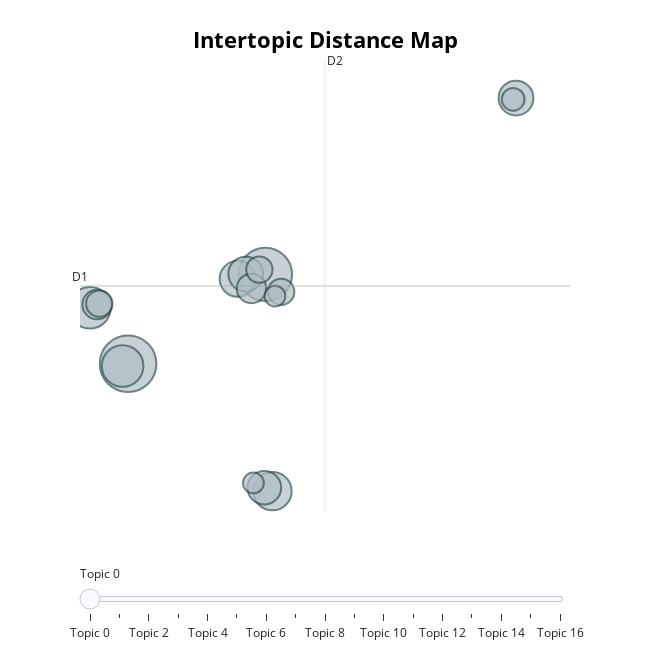

Notebook code for this chart:
### Code cell
model.visualize_topics()

### Figure 1 — Plotly figure (JSON) as saved in the notebook; plotly's stock layout.template omitted (floating-point values rounded to 4 significant figures)
{"data": [{"customdata": [[0, "european parliament resolution | law in malta | european parliament | parliament resolution of | parliament resolution", 37], [1, "commissioner for standards | standards in public | public life act | the standards in | the commissioner for", 33], [2, "reforms the venice | the venice commission | venice commission overall | venice commission | venice commission is", 20], [3, "corruption patterns | corruption allegations | tackle corruption | deep corruption | corruption cases", 20], [4, "judicial appointments | the judicial appointments | judicial appointments committee | appointments committee | the chief justice", 17], [5, "political parties | of political parties | parties given the | parties given | labour party", 15], [6, "of constitutional reforms | constitutional reforms | 2020 parliament adopted | adopted by parliament | parliament adopted", 14], [7, "separate prosecution service | fully separate prosecution | the prosecution service | prosecution service | prosecution service is", 14], [8, "judiciary | the constitutional court | constitutional court | the judiciary | courts", 13], [9, "media freedom | and media freedom | media freedom 2020 | freedom of expression | provides for freedom", 10], [10, "caruana galizia murder | journalist daphne caruana | galizia murder | minister against caruana | investigative journalist daphne", 10], [11, "office of president | is elected | is elected by | majority in parliament | parliamentary majority", 8], [12, "prime minister muscat | minister muscat | 2019 muscat | muscat | parliament told european", 8], [13, "of the ombudsman | the ombudsman | the ombudsman has | ombudsman shall | ombudsman may refer", 8], [14, "including economic crime | economic crime | the economic crime | investigation and prosecution | of corruption offences", 6], [15, "perceived judicial independence | judicial independence is | judicial independence | independent judicial independence | generally independent judicial", 5], [16, "civil society organisations | civil society | of civil society | participation of civil | society organisations are", 5]], "hovertemplate": "<b>Topic %{customdata[0]}</b><br>%{customdata[1]}<br>Size: %{customdata[2]}", "legendgroup": "", "marker": {"color": "#B0BEC5", "line": {"color": "DarkSlateGrey", "width": 2}, "size": [37, 33, 20, 20, 17, 15, 14, 14, 13, 10, 10, 8, 8, 8, 6, 5, 5], "sizemode": "area", "sizeref": 0.02312, "symbol": "circle"}, "mode": "markers", "name": "", "orientation": "v", "showlegend": false, "type": "scatter", "x": [-0.9149, 3.549, -1.092, -2.155, 3.782, 2.65, 2.912, 11.7, 3.517, 3.099, -1.923, 4.064, -1.851, 3.355, 11.61, 3.162, 3.863], "xaxis": "x", "y": [-0.8822, 5.892, -1.059, 3.36, -10.55, 5.558, 5.916, 19.27, -10.29, 4.826, 3.603, 4.572, 3.673, 6.256, 19.18, -9.933, 4.25], "yaxis": "y"}], "layout": {"annotations": [{"showarrow": false, "text": "D1", "x": -2.478, "y": 5.013, "yshift": 10}, {"showarrow": false, "text": "D2", "x": 5.49, "xshift": 10, "y": 22.16}], "height": 650, "hoverlabel": {"bgcolor": "white", "font": {"family": "Rockwell", "size": 16}}, "legend": {"itemsizing": "constant", "tracegroupgap": 0}, "margin": {"t": 60}, "shapes": [{"line": {"color": "#CFD8DC", "width": 2}, "type": "line", "x0": 5.49, "x1": 5.49, "y0": -12.14, "y1": 22.16}, {"line": {"color": "#9E9E9E", "width": 2}, "type": "line", "x0": -2.478, "x1": 13.46, "y0": 5.013, "y1": 5.013}], "sliders": [{"active": 0, "pad": {"t": 50}, "steps": [{"args": [{"marker.color": [["red", "#B0BEC5", "#B0BEC5", "#B0BEC5", "#B0BEC5", "#B0BEC5", "#B0BEC5", "#B0BEC5", "#B0BEC5", "#B0BEC5", "#B0BEC5", "#B0BEC5", "#B0BEC5", "#B0BEC5", "#B0BEC5", "#B0BEC5", "#B0BEC5"]]}], "label": "Topic 0", "method": "update"}, {"args": [{"marker.color": [["#B0BEC5", "red", "#B0BEC5", "#B0BEC5", "#B0BEC5", "#B0BEC5", "#B0BEC5", "#B0BEC5", "#B0BEC5", "#B0BEC5", "#B0BEC5", "#B0BEC5", "#B0BEC5", "#B0BEC5", "#B0BEC5", "#B0BEC5", "#B0BEC5"]]}], "label": "Topic 1", "method": "update"}, {"args": [{"marker.color": [["#B0BEC5", "#B0BEC5", "red", "#B0BEC5", "#B0BEC5", "#B0BEC5", "#B0BEC5", "#B0BEC5", "#B0BEC5", "#B0BEC5", "#B0BEC5", "#B0BEC5", "#B0BEC5", "#B0BEC5", "#B0BEC5", "#B0BEC5", "#B0BEC5"]]}], "label": "Topic 2", "method": "update"}, {"args": [{"marker.color": [["#B0BEC5", "#B0BEC5", "#B0BEC5", "red", "#B0BEC5", "#B0BEC5", "#B0BEC5", "#B0BEC5", "#B0BEC5", "#B0BEC5", "#B0BEC5", "#B0BEC5", "#B0BEC5", "#B0BEC5", "#B0BEC5", "#B0BEC5", "#B0BEC5"]]}], "label": "Topic 3", "method": "update"}, {"args": [{"marker.color": [["#B0BEC5", "#B0BEC5", "#B0BEC5", "#B0BEC5", "red", "#B0BEC5", "#B0BEC5", "#B0BEC5", "#B0BEC5", "#B0BEC5", "#B0BEC5", "#B0BEC5", "#B0BEC5", "#B0BEC5", "#B0BEC5", "#B0BEC5", "#B0BEC5"]]}], "label": "Topic 4", "method": "update"}, {"args": [{"marker.color": [["#B0BEC5", "#B0BEC5", "#B0BEC5", "#B0BEC5", "#B0BEC5", "red", "#B0BEC5", "#B0BEC5", "#B0BEC5", "#B0BEC5", "#B0BEC5", "#B0BEC5", "#B0BEC5", "#B0BEC5", "#B0BEC5", "#B0BEC5", "#B0BEC5"]]}], "label": "Topic 5", "method": "update"}, {"args": [{"marker.color": [["#B0BEC5", "#B0BEC5", "#B0BEC5", "#B0BEC5", "#B0BEC5", "#B0BEC5", "red", "#B0BEC5", "#B0BEC5", "#B0BEC5", "#B0BEC5", "#B0BEC5", "#B0BEC5", "#B0BEC5", "#B0BEC5", "#B0BEC5", "#B0BEC5"]]}], "label": "Topic 6", "method": "update"}, {"args": [{"marker.color": [["#B0BEC5", "#B0BEC5", "#B0BEC5", "#B0BEC5", "#B0BEC5", "#B0BEC5", "#B0BEC5", "red", "#B0BEC5", "#B0BEC5", "#B0BEC5", "#B0BEC5", "#B0BEC5", "#B0BEC5", "#B0BEC5", "#B0BEC5", "#B0BEC5"]]}], "label": "Topic 7", "method": "update"}, {"args": [{"marker.color": [["#B0BEC5", "#B0BEC5", "#B0BEC5", "#B0BEC5", "#B0BEC5", "#B0BEC5", "#B0BEC5", "#B0BEC5", "red", "#B0BEC5", "#B0BEC5", "#B0BEC5", "#B0BEC5", "#B0BEC5", "#B0BEC5", "#B0BEC5", "#B0BEC5"]]}], "label": "Topic 8", "method": "update"}, {"args": [{"marker.color": [["#B0BEC5", "#B0BEC5", "#B0BEC5", "#B0BEC5", "#B0BEC5", "#B0BEC5", "#B0BEC5", "#B0BEC5", "#B0BEC5", "red", "#B0BEC5", "#B0BEC5", "#B0BEC5", "#B0BEC5", "#B0BEC5", "#B0BEC5", "#B0BEC5"]]}], "label": "Topic 9", "method": "update"}, {"args": [{"marker.color": [["#B0BEC5", "#B0BEC5", "#B0BEC5", "#B0BEC5", "#B0BEC5", "#B0BEC5", "#B0BEC5", "#B0BEC5", "#B0BEC5", "#B0BEC5", "red", "#B0BEC5", "#B0BEC5", "#B0BEC5", "#B0BEC5", "#B0BEC5", "#B0BEC5"]]}], "label": "Topic 10", "method": "update"}, {"args": [{"marker.color": [["#B0BEC5", "#B0BEC5", "#B0BEC5", "#B0BEC5", "#B0BEC5", "#B0BEC5", "#B0BEC5", "#B0BEC5", "#B0BEC5", "#B0BEC5", "#B0BEC5", "red", "#B0BEC5", "#B0BEC5", "#B0BEC5", "#B0BEC5", "#B0BEC5"]]}], "label": "Topic 11", "method": "update"}, {"args": [{"marker.color": [["#B0BEC5", "#B0BEC5", "#B0BEC5", "#B0BEC5", "#B0BEC5", "#B0BEC5", "#B0BEC5", "#B0BEC5", "#B0BEC5", "#B0BEC5", "#B0BEC5", "#B0BEC5", "red", "#B0BEC5", "#B0BEC5", "#B0BEC5", "#B0BEC5"]]}], "label": "Topic 12", "method": "update"}, {"args": [{"marker.color": [["#B0BEC5", "#B0BEC5", "#B0BEC5", "#B0BEC5", "#B0BEC5", "#B0BEC5", "#B0BEC5", "#B0BEC5", "#B0BEC5", "#B0BEC5", "#B0BEC5", "#B0BEC5", "#B0BEC5", "red", "#B0BEC5", "#B0BEC5", "#B0BEC5"]]}], "label": "Topic 13", "method": "update"}, {"args": [{"marker.color": [["#B0BEC5", "#B0BEC5", "#B0BEC5", "#B0BEC5", "#B0BEC5", "#B0BEC5", "#B0BEC5", "#B0BEC5", "#B0BEC5", "#B0BEC5", "#B0BEC5", "#B0BEC5", "#B0BEC5", "#B0BEC5", "red", "#B0BEC5", "#B0BEC5"]]}], "label": "Topic 14", "method": "update"}, {"args": [{"marker.color": [["#B0BEC5", "#B0BEC5", "#B0BEC5", "#B0BEC5", "#B0BEC5", "#B0BEC5", "#B0BEC5", "#B0BEC5", "#B0BEC5", "#B0BEC5", "#B0BEC5", "#B0BEC5", "#B0BEC5", "#B0BEC5", "#B0BEC5", "red", "#B0BEC5"]]}], "label": "Topic 15", "method": "update"}, {"args": [{"marker.color": [["#B0BEC5", "#B0BEC5", "#B0BEC5", "#B0BEC5", "#B0BEC5", "#B0BEC5", "#B0BEC5", "#B0BEC5", "#B0BEC5", "#B0BEC5", "#B0BEC5", "#B0BEC5", "#B0BEC5", "#B0BEC5", "#B0BEC5", "#B0BEC5", "red"]]}], "label": "Topic 16", "method": "update"}]}], "title": {"font": {"color": "Black", "size": 22}, "text": "<b>Intertopic Distance Map</b>", "x": 0.5, "xanchor": "center", "y": 0.95, "yanchor": "top"}, "width": 650, "xaxis": {"anchor": "y", "domain": [0, 1], "range": [-2.478, 13.46], "title": {"text": ""}, "type": "linear", "visible": false}, "yaxis": {"anchor": "x", "domain": [0, 1], "range": [-12.14, 22.16], "title": {"text": ""}, "type": "linear", "visible": false}}}
